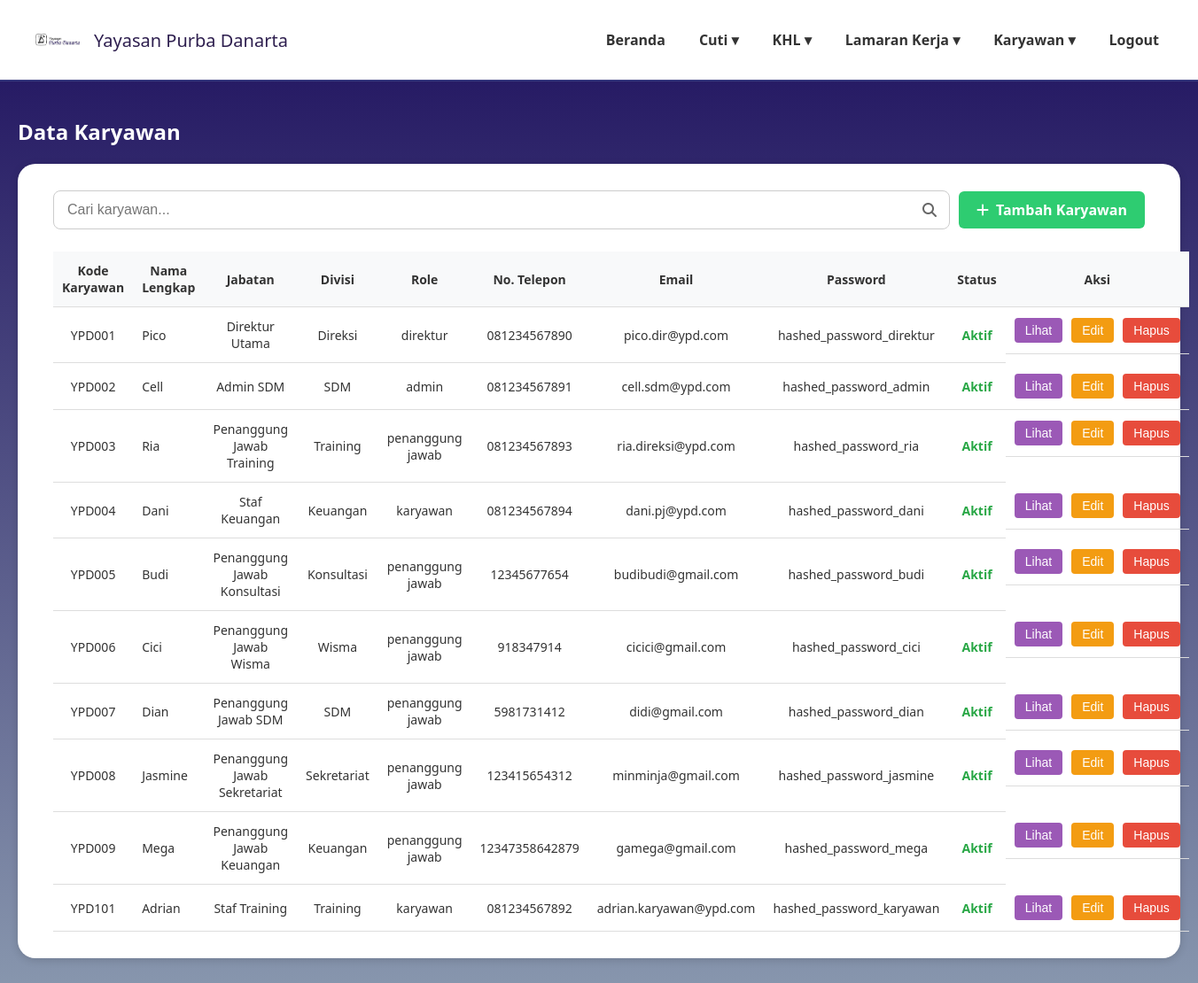
Page /data_karyawan.php on the earlier database version.
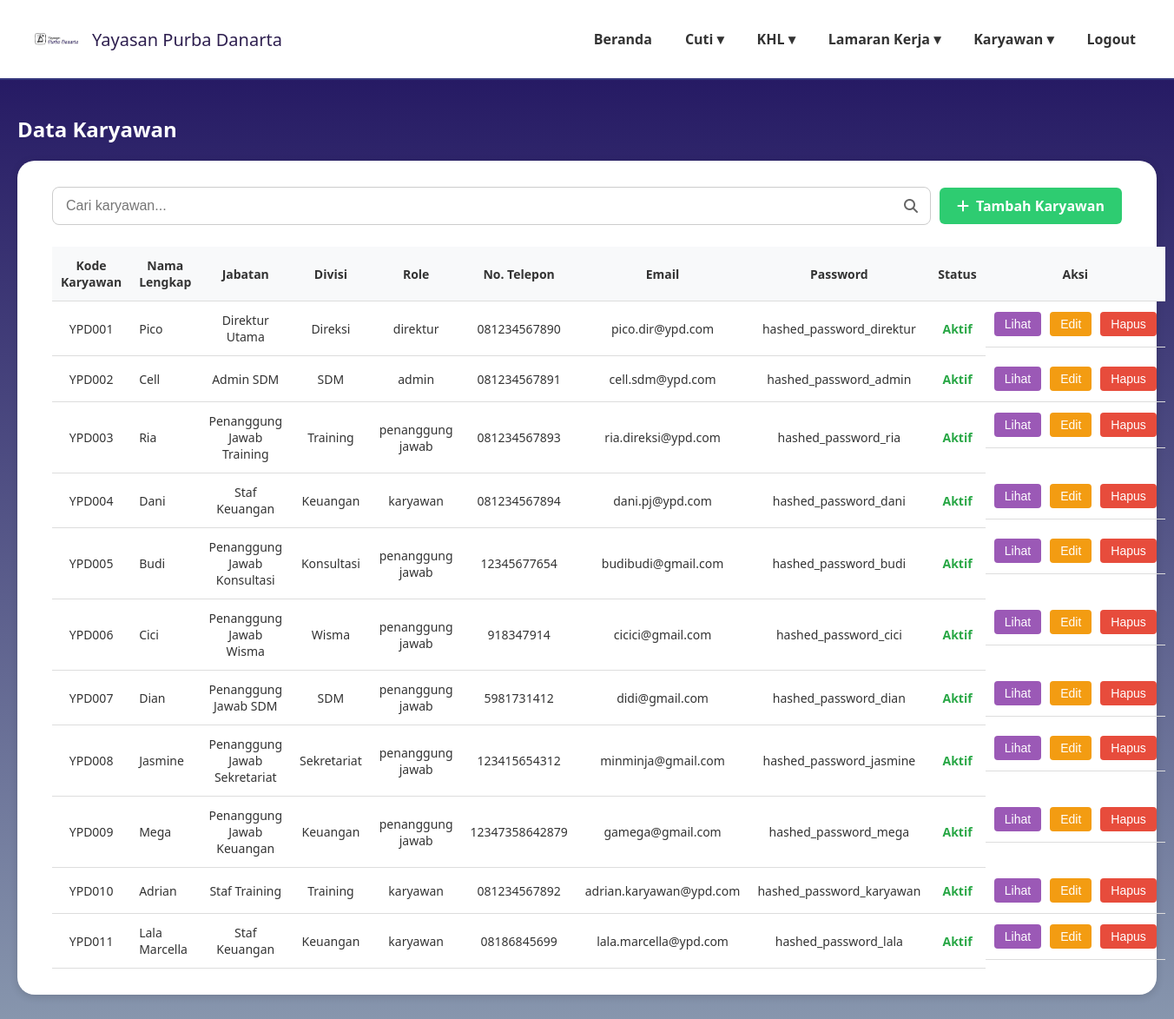
Same page on the later database version.
### tables this page shows
CREATE TABLE `data_karyawan` (
  `id_karyawan` int(11) NOT NULL,
  `kode_karyawan` varchar(20) NOT NULL,
  `nama_lengkap` varchar(100) NOT NULL,
  `email` varchar(100) NOT NULL,
  `password` varchar(255) NOT NULL,
  `jabatan` varchar(50) NOT NULL,
  `divisi` varchar(50) NOT NULL,
  `role` enum('karyawan','direktur','admin','penanggung jawab') NOT NULL DEFAULT 'karyawan',
  `no_telp` varchar(20) DEFAULT NULL,
  `sisa_cuti_tahunan` int(3) DEFAULT 12,
  `sisa_cuti_lustrum` int(3) DEFAULT 5,
  `status_aktif` enum('aktif','non_aktif') NOT NULL DEFAULT 'aktif',
  `created_at` timestamp NOT NULL DEFAULT current_timestamp()
);

### data_karyawan.php (the view, shortened to what this page needs)
<?php
require_once 'config.php';
$sql = "SELECT id_karyawan, kode_karyawan, nama_lengkap, email, password, jabatan, divisi, role, no_telp, status_aktif, created_at
        FROM data_karyawan
        ORDER BY kode_karyawan";
$result = $conn->query($sql);
$karyawan = [];
if ($result->num_rows > 0) {
    while($row = $result->fetch_assoc()) {
        $karyawan[] = $row;
    }
}
?>
<!DOCTYPE html>
<html lang="id">
<head>
    <link rel="stylesheet" href="https://cdnjs.cloudflare.com/ajax/libs/font-awesome/6.4.0/css/all.min.css">
</head>
<body>
    <header>
        <div class="logo">
            <img src="image/namayayasan.png" alt="Logo Yayasan">
            <span>Yayasan Purba Danarta</span>
        </div>
        <nav>
            <ul>
                <li><a href="dashboardadmin.php">Beranda</a></li>
                <li><a href="#">Cuti ▾</a>
                </li>
                <li><a href="#">KHL ▾</a>
                </li>
                <li><a href="#">Lamaran Kerja ▾</a>
                </li>
                <li><a href="#">Karyawan ▾</a>
                </li>
                <li><a href="logout2.php">Logout</a></li>
            </ul>
        </nav>
    </header>
    <main>
        <div class="welcome-section">
            <h2>Data Karyawan</h2>
        </div>
        <div class="card">
            <div class="search-container">
                <div class="search-box">
                    <input type="text" id="searchInput" placeholder="Cari karyawan...">
                    <i class="fas fa-search search-icon" id="searchButton"></i>
                </div>
                <a href="tambah_karyawan.php" class="btn btn-tambah">
                    <i class="fas fa-plus"></i> Tambah Karyawan
                </a>
            </div>
            <table class="data-table" id="employeeTable">
                <thead>
                    <tr>
                        <th>Kode Karyawan</th>
                        <th>Nama Lengkap</th>
                        <th>Jabatan</th>
                        <th>Divisi</th>
                        <th>Role</th>
                        <th>No. Telepon</th>
                        <th>Email</th>
                        <th>Password</th>
                        <th>Status</th>
                        <th>Aksi</th>
                    </tr>
                </thead>
                <tbody id="tableBody">
                    <?php if (empty($karyawan)): ?>
                        <tr>
                            <td colspan="10" class="no-results">Belum ada data karyawan</td>
                        </tr>
                    <?php else: ?>
                        <?php foreach($karyawan as $data): ?>
                        <tr>
                            <td><?php echo htmlspecialchars($data['kode_karyawan']); ?></td>
                            <td class='text-left'><?php echo htmlspecialchars($data['nama_lengkap']); ?></td>
                            <td><?php echo htmlspecialchars($data['jabatan']); ?></td>
                            <td><?php echo htmlspecialchars($data['divisi']); ?></td>
                            <td><?php echo htmlspecialchars($data['role']); ?></td>
                            <td><?php echo htmlspecialchars($data['no_telp']); ?></td>
                            <td><?php echo htmlspecialchars($data['email']); ?></td>
                            <td><?php echo htmlspecialchars($data['password']); ?></td>
                            <td>
                                <span class="<?php echo $data['status_aktif'] == 'aktif' ? 'status-aktif' : 'status-non-aktif'; ?>">
                                    <?php echo ucfirst($data['status_aktif']); ?>
                                </span>
                            </td>
                            <td class='action-cell'>
                                <button class='action-btn btn-lihat' data-id='<?php echo $data['id_karyawan']; ?>'>Lihat</button>
                                <button class='action-btn btn-edit' data-id='<?php echo $data['id_karyawan']; ?>'>Edit</button>
                                <button class='action-btn btn-hapus-small' data-id='<?php echo $data['id_karyawan']; ?>' data-nama='<?php echo htmlspecialchars($data['nama_lengkap']); ?>'>Hapus</button>
                            </td>
                        </tr>
                        <?php endforeach; ?>
                    <?php endif; ?>
                </tbody>
            </table>
        </div>
    </main>
</body>
</html>

### data_karyawan.php (style rules this page uses)
body { margin:0; font-family:'Segoe UI', Tahoma, Geneva, Verdana, sans-serif; background: linear-gradient(180deg,#1E105E 0%,#8897AE 100%); min-height:100vh; color:#333; }
header { background:rgba(255,255,255,1); padding:20px 40px; display:flex; justify-content:space-between; align-items:center; border-bottom:2px solid #34377c; }
.logo { display:flex; align-items:center; gap:16px; font-weight:500; font-size:20px; color:#2e1f4f; }
.logo img { width: 50px; height: 50px; object-fit: contain; }
nav ul { list-style:none; margin:0; padding:0; display:flex; gap:30px; }
nav li { position:relative; }
nav a { text-decoration:none; color:#333; font-weight:600; padding:8px 4px; display:block; }
main { max-width:1400px; margin:40px auto; padding:0 20px; }
.card { background:#fff; border-radius:20px; padding:30px 40px; box-shadow:0 2px 10px rgba(0,0,0,0.15); }
.data-table { width: 100%; border-collapse: collapse; font-size: 14px; text-align: center; }
.data-table th, .data-table td { padding: 12px 10px; border-bottom: 1px solid #ddd; vertical-align:middle; }
.data-table .text-left { text-align: left; }
.data-table th { background-color: #f8f9fa; font-weight: 600; }
.btn-lihat { display: inline-block; padding: 6px 12px; border-radius: 5px; text-decoration: none; color: #fff; font-weight: bold; background-color: #4a3f81; }
.search-container { display: flex; gap: 10px; margin-bottom: 25px; align-items: center; }
.search-box { flex-grow: 1; position: relative; }
.search-box input { width: 100%; padding: 12px 45px 12px 15px; border: 1px solid #ccc; border-radius: 8px; font-size: 16px; box-sizing: border-box; }
.search-icon { position: absolute; right: 15px; top: 50%; transform: translateY(-50%); color: #666; cursor: pointer; }
.btn { padding: 10px 20px; border: none; border-radius: 6px; cursor: pointer; font-weight: 600; display: flex; align-items: center; gap: 8px; transition: all 0.3s ease; text-decoration: none; }
.btn-tambah { background-color: #2ecc71; color: white; }
.action-cell { display: flex; gap: 10px; justify-content: center; }
.action-btn { padding: 6px 12px; border-radius: 4px; font-size: 14px; font-weight: 500; cursor: pointer; transition: all 0.2s ease; border: none; }
.btn-lihat { background-color: #9b59b6; color: white; }
.btn-edit { background-color: #f39c12; color: white; }
.btn-hapus-small { background-color: #e74c3c; color: white; }
.welcome-section { margin-bottom: 20px; }
.welcome-section h2 { color: #ffffffff; font-size: 24px; margin-bottom: 20px; }
.status-aktif { color: #28a745; font-weight: bold; }

Differences in the rows shown:
changed data_karyawan "Adrian": kode_karyawan "YPD101" → "YPD010"
added data_karyawan: kode_karyawan "YPD011", nama_lengkap "Lala Marcella", jabatan "Staf Keuangan", divisi "Keuangan", role "karyawan", no_telp "08186845699", email "lala.marcella@ypd.com", password "hashed_password_lala", status_aktif "Aktif"
